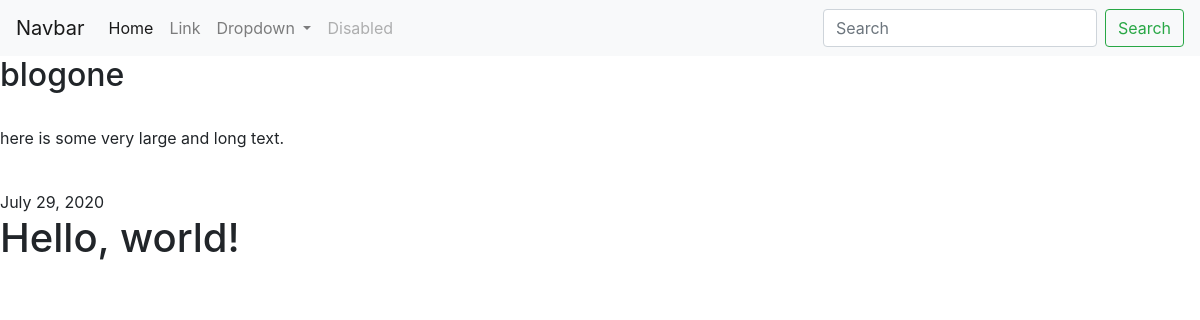
Page /blog/1/ on the committed database.
### blog/models.py (models this page shows, shortened)
class Blog(models.Model):
    title = models.CharField(max_length= 100)
    description = models.TextField(max_length = 100)
    date = models.DateField()

### blog/views.py (the view)
# urls.py: path('<int:blog_id>/', views.detail, name = 'detail'),
def detail(request,blog_id):
    blog = get_object_or_404(Blog, pk = blog_id)
    return render(request, 'blog/detail.html' , {'blog' : blog})

### blog/templates/blog/detail.html
{% extends 'portfolio/base.html' %}
{% block content %}
<h2>{{ blog.title }}</h2> <br>
<p>{{ blog.description }}</p><br>
{{ blog.date }}
{% endblock %}

### rows in the picture
Blog: title "blogone", description "here is some very large and long text.", date "July 29, 2020"
